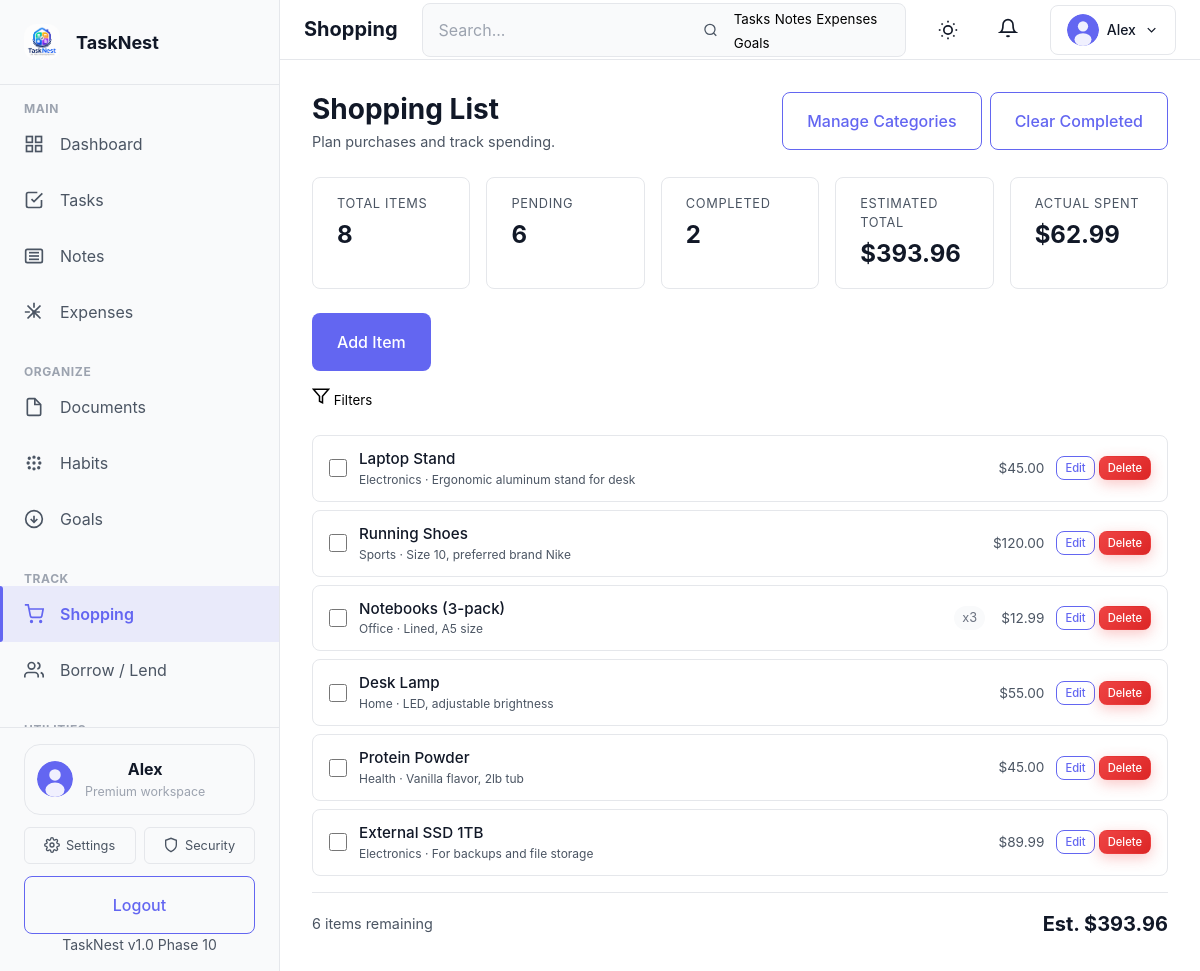
Screenshot of /shopping.php (signed in) with the database file from the repository.
### tables this page shows
CREATE TABLE IF NOT EXISTS users (
    id INT PRIMARY KEY AUTO_INCREMENT,
    username VARCHAR(50) UNIQUE NOT NULL,
    email VARCHAR(120) UNIQUE NOT NULL,
    password_hash VARCHAR(255) NOT NULL,
    first_name VARCHAR(100),
    last_name VARCHAR(100),
    avatar_url VARCHAR(255),
    phone VARCHAR(20),
    bio TEXT,
    timezone VARCHAR(50) DEFAULT 'UTC',
    theme ENUM('light', 'dark') DEFAULT 'light',
    is_active TINYINT(1) DEFAULT 1,
    role ENUM('user', 'admin') DEFAULT 'user',
    created_at TIMESTAMP DEFAULT CURRENT_TIMESTAMP,
    updated_at TIMESTAMP DEFAULT CURRENT_TIMESTAMP ON UPDATE CURRENT_TIMESTAMP,
    INDEX idx_email (email),
    INDEX idx_username (username),
    INDEX idx_created_at (created_at)
);

CREATE TABLE IF NOT EXISTS shopping (
    id INT AUTO_INCREMENT PRIMARY KEY,
    user_id INT NOT NULL,
    name VARCHAR(255) NOT NULL,
    quantity INT DEFAULT 1,
    estimated_price DECIMAL(10,2) DEFAULT 0.00,
    actual_price DECIMAL(10,2) DEFAULT 0.00,
    category VARCHAR(100) DEFAULT NULL,
    notes TEXT DEFAULT NULL,
    is_completed TINYINT(1) DEFAULT 0,
    is_deleted TINYINT(1) DEFAULT 0,
    created_at TIMESTAMP DEFAULT CURRENT_TIMESTAMP,
    updated_at TIMESTAMP DEFAULT CURRENT_TIMESTAMP ON UPDATE CURRENT_TIMESTAMP,
    FOREIGN KEY (user_id) REFERENCES users(id) ON DELETE CASCADE,
    INDEX idx_shop_user (user_id, is_deleted)
);

### modules/shopping/index.php (the view, shortened to what the rows shown need)
<?php
require_once dirname(__DIR__, 2) . '/config/db.php';
require_once dirname(__DIR__, 2) . '/includes/auth.php';
require_once dirname(__DIR__, 2) . '/includes/functions.php';
$user_id = $auth->getUserId();
$page_title = 'Shopping';
$filters = [
    'search' => trim($_GET['search'] ?? ''),
    'completed' => isset($_GET['completed']) ? 1 : 0,
    'page' => max(1, (int) ($_GET['page'] ?? 1))
];
$shoppingData = getShoppingForList($mysqli, $user_id, $filters);
include dirname(__DIR__, 2) . '/includes/header.php';
?>
<div class="shopping-page">
    <div class="shopping-toolbar">
        <div>
            <h1 class="shopping-title">Shopping List</h1>
        </div>
    </div>
    <div class="shopping-list" id="shoppingList">
        <?php if (!empty($shoppingData['items'])): ?>
            <?php foreach ($shoppingData['items'] as $item): ?>
                <div class="shopping-item <?php echo $item['is_completed'] ? 'completed' : ''; ?>">
                    <div class="shopping-item-left">
                        <input type="checkbox" class="shopping-checkbox" data-id="<?php echo (int) $item['id']; ?>" <?php echo $item['is_completed'] ? 'checked' : ''; ?>>
                        <div>
                            <div class="shopping-item-name"><?php echo htmlspecialchars($item['name']); ?></div>
                            <div class="shopping-item-meta">
                                <?php if (!empty($item['category'])): ?><?php echo htmlspecialchars($item['category']); ?> &middot; <?php endif; ?>
                                <?php if (!empty($item['notes'])): ?><?php echo htmlspecialchars(mb_strimwidth($item['notes'], 0, 40, '...')); ?><?php endif; ?>
                            </div>
                        </div>
                    </div>
                    <?php if ($item['quantity'] > 1): ?>
                        <span class="shopping-item-qty">x<?php echo (int) $item['quantity']; ?></span>
                    <?php endif; ?>
                    <div class="shopping-item-price">
                        <?php if ($item['estimated_price'] > 0): ?>
                            <div class="estimated">$<?php echo number_format($item['estimated_price'], 2); ?></div>
                        <?php endif; ?>
                    </div>
                    <div class="shopping-item-actions">
                        <button class="btn btn-secondary btn-sm" type="button" onclick="window.location.href = siteUrl + '/modules/shopping/shopping-edit.php?id=<?php echo (int) $item['id']; ?>'">Edit</button>
                        <button class="btn btn-danger btn-sm" type="button" onclick="ConfirmModal.show('Delete Item', 'Are you sure you want to delete this item?', function() { deleteShoppingItem(<?php echo (int) $item['id']; ?>); })">Delete</button>
                    </div>
                </div>
            <?php endforeach; ?>
        <?php endif; ?>
    </div>
</div>
<?php include dirname(__DIR__, 2) . '/includes/footer.php'; ?>

### includes/sidebar.php (shortened to what the rows shown need)
<?php
if (!isset($user) || !is_array($user)) {
    $user = $auth->getUser() ?? [];
}
$current_page = basename($_SERVER['PHP_SELF']);
$navClass = function ($page) use ($current_page) {
    return $current_page === $page ? 'active' : '';
};
?>
<aside class="sidebar" id="mainSidebar">
    <div class="sidebar-header">
        <a href="<?php echo SITE_URL; ?>/dashboard.php" class="logo">
            <img src="<?php echo SITE_URL; ?>/assets/images/logo-dark.png" alt="<?php echo SITE_NAME; ?> Logo" class="logo-img">
            <span class="logo-text"><?php echo SITE_NAME; ?></span>
        </a>
    </div>
    <nav class="sidebar-nav">
        <div class="nav-section">
            <button class="nav-section-toggle" type="button" aria-expanded="true">
                <h3 class="nav-section-title">Main</h3>
            </button>
            <ul class="nav-menu">
                <li class="nav-item <?php echo $navClass('dashboard.php'); ?>">
                    <a href="<?php echo SITE_URL; ?>/dashboard.php" class="nav-link">
                        <svg class="nav-icon" viewBox="0 0 24 24" fill="none" stroke="currentColor" stroke-width="2">
                            <rect x="3" y="3" width="7" height="7"></rect>
                            <rect x="14" y="3" width="7" height="7"></rect>
                            <rect x="14" y="14" width="7" height="7"></rect>
                            <rect x="3" y="14" width="7" height="7"></rect>
                        </svg>
                        <span class="nav-label">Dashboard</span>
                    </a>
                </li>
                <li class="nav-item <?php echo $navClass('tasks.php'); ?>">
                    <a href="<?php echo SITE_URL; ?>/tasks.php" class="nav-link">
                        <svg class="nav-icon" viewBox="0 0 24 24" fill="none" stroke="currentColor" stroke-width="2">
                            <polyline points="9 11 12 14 22 4"></polyline>
                            <path d="M21 12v7a2 2 0 0 1-2 2H5a2 2 0 0 1-2-2V5a2 2 0 0 1 2-2h11"></path>
                        </svg>
                        <span class="nav-label">Tasks</span>
                    </a>
                </li>
                <li class="nav-item <?php echo $navClass('notes.php'); ?>">
                    <a href="<?php echo SITE_URL; ?>/notes.php" class="nav-link">
                        <svg class="nav-icon" viewBox="0 0 24 24" fill="none" stroke="currentColor" stroke-width="2">
                            <path d="M4 4h16a2 2 0 0 1 2 2v12a2 2 0 0 1-2 2H4a2 2 0 0 1-2-2V6a2 2 0 0 1 2-2z"></path>
                            <line x1="6" y1="8" x2="18" y2="8"></line>
                            <line x1="6" y1="12" x2="18" y2="12"></line>
                            <line x1="6" y1="16" x2="18" y2="16"></line>
                        </svg>
                        <span class="nav-label">Notes</span>
                    </a>
                </li>
                <li class="nav-item <?php echo $navClass('expenses.php'); ?>">
                    <a href="<?php echo SITE_URL; ?>/expenses.php" class="nav-link">
                        <span class="nav-label">Expenses</span>
                    </a>
                </li>
            </ul>
        </div>
        <div class="nav-section">
            <button class="nav-section-toggle" type="button" aria-expanded="true">
                <h3 class="nav-section-title">Organize</h3>
            </button>
            <ul class="nav-menu">
                <li class="nav-item <?php echo $navClass('documents.php'); ?>">
                    <a href="<?php echo SITE_URL; ?>/documents.php" class="nav-link">
                        <svg class="nav-icon" viewBox="0 0 24 24" fill="none" stroke="currentColor" stroke-width="2">
                            <path d="M13 2H6a2 2 0 0 0-2 2v16a2 2 0 0 0 2 2h12a2 2 0 0 0 2-2V9z"></path>
                            <polyline points="13 2 13 9 20 9"></polyline>
                        </svg>
                        <span class="nav-label">Documents</span>
                    </a>
                </li>
                <li class="nav-item <?php echo $navClass('habits.php'); ?>">
                    <a href="<?php echo SITE_URL; ?>/habits.php" class="nav-link">
                        <span class="nav-label">Habits</span>
                    </a>
                </li>
                <li class="nav-item <?php echo $navClass('goals.php'); ?>">
                    <a href="<?php echo SITE_URL; ?>/goals.php" class="nav-link">
                        <svg class="nav-icon" viewBox="0 0 24 24" fill="none" stroke="currentColor" stroke-width="2">
                            <circle cx="12" cy="12" r="10"></circle>
                            <polyline points="8 12 12 16 16 12"></polyline>
                            <line x1="12" y1="8" x2="12" y2="16"></line>
                        </svg>
                        <span class="nav-label">Goals</span>
                    </a>
                </li>
            </ul>
        </div>
        <div class="nav-section">
            <button class="nav-section-toggle" type="button" aria-expanded="true">
                <h3 class="nav-section-title">Track</h3>
            </button>
            <ul class="nav-menu">
                <li class="nav-item <?php echo $navClass('shopping.php'); ?>">
                    <a href="<?php echo SITE_URL; ?>/shopping.php" class="nav-link">
                        <svg class="nav-icon" viewBox="0 0 24 24" fill="none" stroke="currentColor" stroke-width="2">
                            <circle cx="9" cy="21" r="1"></circle>
                            <circle cx="20" cy="21" r="1"></circle>
                            <path d="M1 1h4l2.68 13.39a2 2 0 0 0 2 1.61h9.72a2 2 0 0 0 2-1.61L23 6H6"></path>
                        </svg>
                        <span class="nav-label">Shopping</span>
                    </a>
                </li>
                <li class="nav-item <?php echo $navClass('borrow.php'); ?>">
                    <a href="<?php echo SITE_URL; ?>/borrow.php" class="nav-link">
                        <svg class="nav-icon" viewBox="0 0 24 24" fill="none" stroke="currentColor" stroke-width="2">
                            <path d="M17 21v-2a4 4 0 0 0-4-4H5a4 4 0 0 0-4 4v2"></path>
                            <circle cx="9" cy="7" r="4"></circle>
                            <path d="M23 21v-2a4 4 0 0 0-3-3.87"></path>
                            <path d="M16 3.13a4 4 0 0 1 0 7.75"></path>
                        </svg>
                        <span class="nav-label">Borrow / Lend</span>
                    </a>
                </li>
            </ul>
        </div>
        <div class="nav-section">
            <button class="nav-section-toggle" type="button" aria-expanded="true">
                <h3 class="nav-section-title">Utilities</h3>
            </button>
        </div>
    </nav>
    <div class="sidebar-footer">
        <div class="sidebar-profile">
            <?php if (!empty($user['avatar_url'])): ?>
                <img src="<?php echo SITE_URL; ?>/<?php echo htmlspecialchars($user['avatar_url']); ?>" alt="Profile" class="sidebar-profile-avatar">
            <?php else: ?>
                <img src="<?php echo SITE_URL; ?>/assets/images/default-avatar.svg" alt="Profile" class="sidebar-profile-avatar">
            <?php endif; ?>
            <div>
                <strong><?php echo htmlspecialchars($user['first_name'] ?? $user['username']); ?></strong>
                <p>Premium workspace</p>
            </div>
        </div>
        <div class="sidebar-footer-links">
            <a href="<?php echo SITE_URL; ?>/settings.php" class="sidebar-footer-link">
                <span>Settings</span>
            </a>
            <a href="<?php echo SITE_URL; ?>/auth/2fa-setup.php" class="sidebar-footer-link">
                <svg viewBox="0 0 24 24" fill="none" stroke="currentColor" stroke-width="2" width="16" height="16"><path d="M12 22s8-4 8-10V5l-8-3-8 3v7c0 6 8 10 8 10z"></path></svg>
                <span>Security</span>
            </a>
        </div>
        <a href="<?php echo SITE_URL; ?>/auth/logout.php" class="btn btn-secondary btn-block">Logout</a>
        <div class="version-info">
            <small>TaskNest v1.0 Phase 10</small>
        </div>
    </div>
</aside>

### includes/navbar.php (shortened to what the rows shown need)
<?php
$user = $auth->getUser();
$avatar_url = $user['avatar_url'] ?? '';
if (empty($avatar_url) || $avatar_url === SITE_URL . '/') {
    $avatar_url = SITE_URL . '/assets/images/default-avatar.svg';
}
?>
<nav class="top-navbar">
    <div class="navbar-left">
        <h1 class="page-title"><?php echo htmlspecialchars($page_title ?? 'Dashboard', ENT_QUOTES, 'UTF-8'); ?></h1>
    </div>
    <div class="navbar-right">
        <div class="search-box">
            <input type="text" class="search-input" id="dashboardSearch" placeholder="Search..." aria-label="Search">
            <svg class="icon" viewBox="0 0 24 24" fill="none" stroke="currentColor" stroke-width="2">
                <circle cx="11" cy="11" r="8"></circle>
                <path d="m21 21-4.35-4.35"></path>
            </svg>
            <div class="search-suggestions" id="searchSuggestions">
                <button type="button">Tasks</button>
                <button type="button">Notes</button>
                <button type="button">Expenses</button>
                <button type="button">Goals</button>
            </div>
        </div>
        <button class="theme-toggle" id="themeToggle" aria-label="Toggle theme">
        </button>
        <div class="navbar-notifications-wrapper">
            <button class="navbar-icon-btn" id="notificationsBtn" aria-label="Notifications">
                <svg class="icon" viewBox="0 0 24 24" fill="none" stroke="currentColor" stroke-width="2">
                    <path d="M18 8A6 6 0 0 0 6 8c0 7-3 9-3 9h18s-3-2-3-9"></path>
                    <path d="M13.73 21a2 2 0 0 1-3.46 0"></path>
                </svg>
            </button>
        </div>
        <div class="user-menu-wrapper">
            <button class="user-menu-btn" id="userMenuBtn" aria-label="User menu">
                <img src="<?php echo htmlspecialchars($avatar_url); ?>" alt="User avatar" class="user-avatar">
                <span class="user-name"><?php echo htmlspecialchars($user['first_name'] ?? $user['username']); ?></span>
                <svg class="icon dropdown-icon" viewBox="0 0 24 24" fill="none" stroke="currentColor" stroke-width="2">
                    <polyline points="6 9 12 15 18 9"></polyline>
                </svg>
            </button>
        </div>
    </div>
</nav>

### rows the page displays
users: first_name "Alex"
shopping: name "Laptop Stand", category "Electronics", notes "Ergonomic aluminum stand for desk", estimated_price "45.00"
shopping: name "Running Shoes", category "Sports", notes "Size 10, preferred brand Nike", estimated_price "120.00"
shopping: name "Notebooks (3-pack)", category "Office", notes "Lined, A5 size", quantity "3", estimated_price "12.99"
shopping: name "Desk Lamp", category "Home", notes "LED, adjustable brightness", estimated_price "55.00"
shopping: name "Protein Powder", category "Health", notes "Vanilla flavor, 2lb tub", estimated_price "45.00"
shopping: name "External SSD 1TB", category "Electronics", notes "For backups and file storage", estimated_price "89.99"

### other values shown
SITE_NAME "TaskNest"
$page_title "Shopping"
$shopStats['total'] "8"
$shopStats['pending'] "6"
$shopStats['completed'] "2"
$shopStats['estimated_total'] "393.96"
$shopStats['actual_total'] "62.99"
